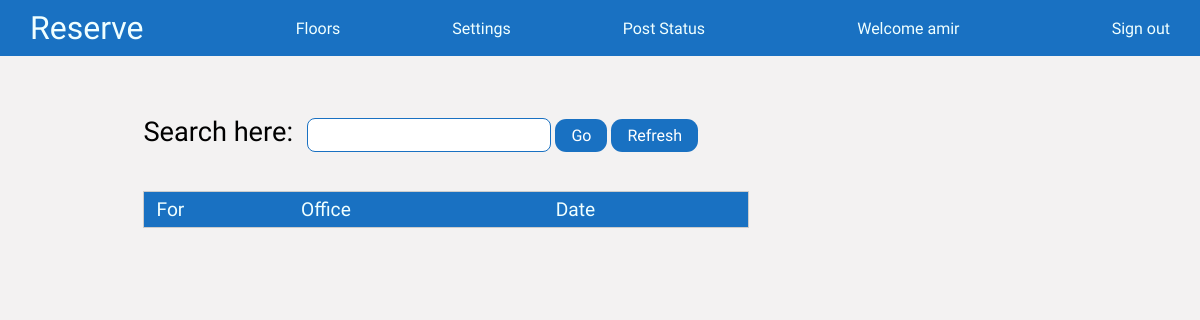
The page /reserved/ (signed in) on the database as committed earlier.
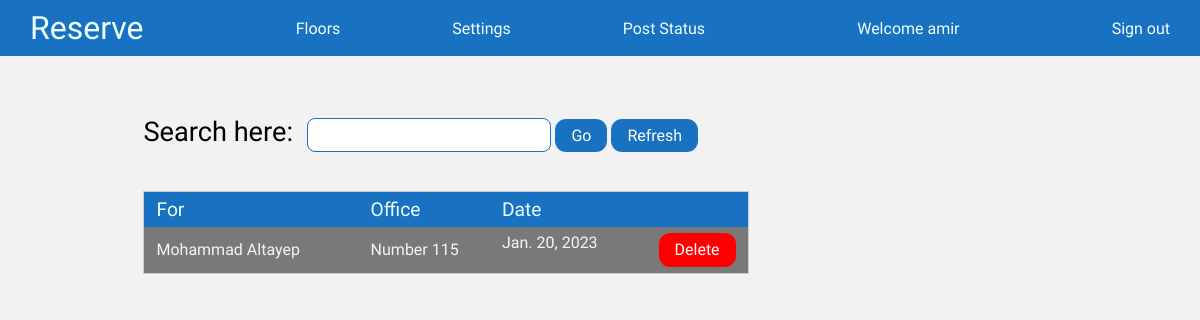
The same page on the database as committed later.
### Office/models.py (models this page shows, shortened)
class Reserve(models.Model):
     staff = models.ForeignKey(CustomUser, on_delete=models.PROTECT)
     datum = models.DateField()
     room = models.ForeignKey(FloorsDB, on_delete=models.PROTECT)

class FloorsDB(models.Model):
    status_of_floors = (
        (1, 'First floor'), (2, 'Second floor'), (3, 'Third floor')
    )
    floor = models.IntegerField(choices=status_of_floors)
    officeName = models.CharField(max_length=35)
    isActive = models.BooleanField(default=True)
    def __str__(self):
        return f'Number {self.officeName}'

### members/models.py (models this page shows)
class CustomUser(models.Model):
    user = models.OneToOneField(User, on_delete=models.CASCADE, related_name="profile")
    first_name = models.CharField(max_length=50, blank=True, null=True)
    last_name = models.CharField(max_length=50, blank=True, null=True)
    isActive = models.BooleanField(default=True)
    email = models.EmailField(blank=True, null=True)
    office = models.ForeignKey(Office, on_delete=models.PROTECT, blank=True, null=True)
    department = models.ForeignKey(Department, on_delete=models.PROTECT, blank=True, null=True)
    def __str__(self):
        return f'{self.first_name} {self.last_name}'

### Office/views.py (the view)
# urls.py: path('reserved/', officeViews.reservedViews, name='reserved'),
@login_required
def reservedViews(request):
    offices = Reserve.objects.all()
    context = {
        'offices': offices
    }
    return render(request, 'Office/reserved.html', context)

### templates/Office/reserved.html (shortened to what this page needs)
{% extends 'base_floors.html' %}
{% load static %}
{% block styles %}
<link rel="stylesheet" href="{% static 'styles/navbar.css' %}">
<link rel="stylesheet" href="{% static 'styles/post.css' %}">
{% endblock %}
{% block post %}
<a href="/settings/post/" class="navMenuItemLink">Post Status</a>
{% endblock %}
{% block body %}
<div class="postBase">
    <div class="postContent">
        <div class="postSearch">
            <label for="postSearchInput">Search here: </label>
            <input type="text" id="postSearchInput">
            <div>
                <button type="submit">Go</button>
                <button class="postSearchRefresh">Refresh</button>
            </div>
        </div>
        <div class="postShow">
            <table>
                <tbody>
                    <tr class="postShowHead">
                        <td>For</td>
                        <td>Office</td>
                        <td>Date</td>
                    </tr>
                    {% if offices %}
                    {% for office in offices %}
                    <tr class="postShowResult">
                        <td class="result ">{{ office.staff }}</td>
                        <td class="result">{{ office.room }}</td>
                        <td class="result">{{ office.datum }}
                            <a style="float: right;" href="/reserved_delete/{{ office.id }}">Delete</a>
                        </td>
                    </tr>
                    {% endfor %}
                    {% endif %}
                </tbody>
            </table>
        </div>
    </div>
</div>
{% endblock %}

Rows that differ between the two databases and show on the page:
added Reserve: staff "Mohammad Altayep", room "Number 115", datum "Jan. 20, 2023"
